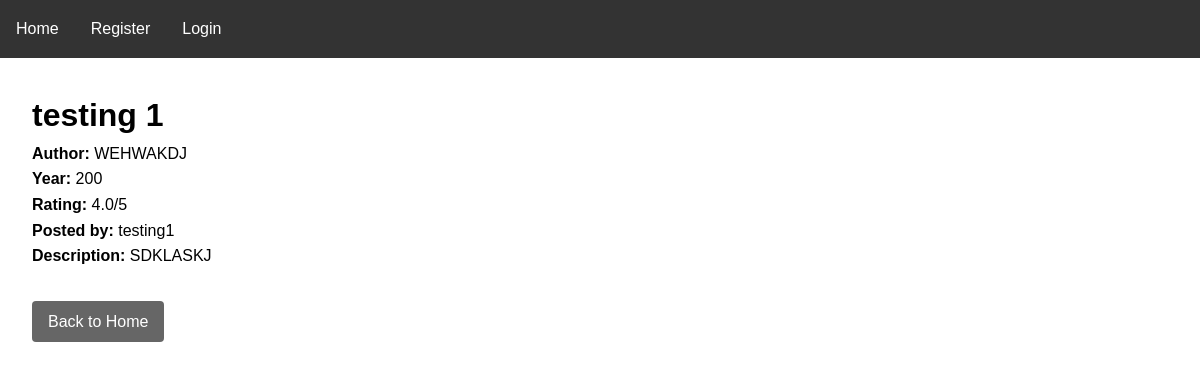
Screenshot of /book/4/ with the database file from the repository.
### books/models.py (models this page shows, shortened)
class Book(models.Model):
    title = models.CharField(max_length=200)
    author = models.CharField(max_length=200)
    year = models.IntegerField()
    rating = models.FloatField()
    description = models.TextField()
    posted_by = models.ForeignKey(User, on_delete=models.CASCADE)

### books/views.py (the view)
# urls.py: path('book/<int:book_id>/', views.book_detail, name='book_detail'),
def book_detail(request, book_id):
    book = get_object_or_404(Book, id=book_id)
    return render(request, "book_detail.html", {"book": book})

### books/templates/book_detail.html (shortened to what this page needs)
{% extends "base.html" %}
{% block content %}
<div style="max-width: 800px;">
    <h1>{{ book.title }}</h1>
    <p><strong>Author:</strong> {{ book.author }}</p>
    <p><strong>Year:</strong> {{ book.year }}</p>
    <p><strong>Rating:</strong> {{ book.rating }}/5</p>
    <p><strong>Posted by:</strong> {{ book.posted_by.username }}</p>
    <p><strong>Description:</strong> {{ book.description }}</p>
    <div style="margin-top: 2rem;">
        <a href="{% url 'homepage' %}" style="display: inline-block; padding: 0.5rem 1rem; background: #666; color: #fff; text-decoration: none; border-radius: 4px;">Back to Home</a>
    </div>
</div>
{% endblock %}

### books/templates/base.html (style rules this page uses)
* { margin: 0; padding: 0; box-sizing: border-box; }
body { font-family: Arial, sans-serif; line-height: 1.6; }

### rows the page displays
Book: title "testing 1", author "WEHWAKDJ", year "200", rating "4.0", posted_by.username "testing1", description "SDKLASKJ"
